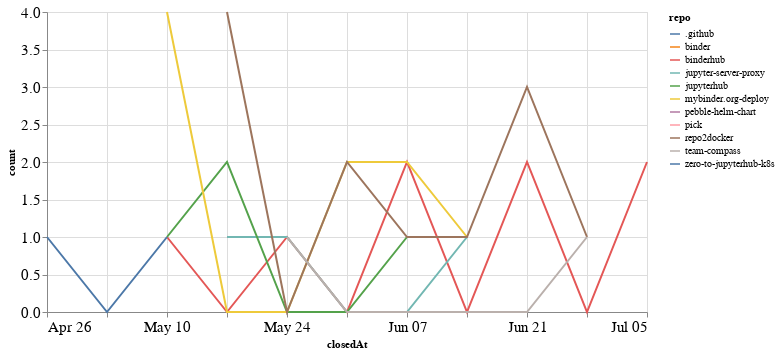

Notebook code cell kept with this figure:
### Code cell
closed_by_time = closed_by.groupby('repo').resample('W', on='closedAt').count()['author'].reset_index()
closed_by_time = closed_by_time.rename(columns={'author': 'count'})

alt.Chart(closed_by_time, width=600).mark_line().encode(
    x='closedAt',
    y='count',
    color='repo',
    tooltip="repo"
)

### Figure 1 — Vega-Lite specification as saved in the notebook (floating-point values rounded to 4 significant figures)
{"config": {"axisLeft": {"labelFontSize": 15}, "axisBottom": {"labelFontSize": 15}}, "data": {"name": "data-8a88c75026a147a54795eaca930c7ea7"}, "mark": "line", "encoding": {"color": {"type": "nominal", "field": "repo"}, "tooltip": {"type": "nominal", "field": "repo"}, "x": {"type": "temporal", "field": "closedAt"}, "y": {"type": "quantitative", "field": "count"}}, "width": 600, "$schema": "https://vega.github.io/schema/vega-lite/v4.8.1.json", "datasets": {"data-8a88c75026a147a54795eaca930c7ea7": [{"repo": ".github", "closedAt": "2020-05-24T00:00:00", "count": 1}, {"repo": "binder", "closedAt": "2020-06-21T00:00:00", "count": 1}, {"repo": "binderhub", "closedAt": "2020-05-10T00:00:00", "count": 1}, {"repo": "binderhub", "closedAt": "2020-05-17T00:00:00", "count": 0}, {"repo": "binderhub", "closedAt": "2020-05-24T00:00:00", "count": 1}, {"repo": "binderhub", "closedAt": "2020-05-31T00:00:00", "count": 0}, {"repo": "binderhub", "closedAt": "2020-06-07T00:00:00", "count": 2}, {"repo": "binderhub", "closedAt": "2020-06-14T00:00:00", "count": 0}, {"repo": "binderhub", "closedAt": "2020-06-21T00:00:00", "count": 2}, {"repo": "binderhub", "closedAt": "2020-06-28T00:00:00", "count": 0}, {"repo": "binderhub", "closedAt": "2020-07-05T00:00:00", "count": 2}, {"repo": "jupyter-server-proxy", "closedAt": "2020-05-17T00:00:00", "count": 1}, {"repo": "jupyter-server-proxy", "closedAt": "2020-05-24T00:00:00", "count": 1}, {"repo": "jupyter-server-proxy", "closedAt": "2020-05-31T00:00:00", "count": 0}, {"repo": "jupyter-server-proxy", "closedAt": "2020-06-07T00:00:00", "count": 0}, {"repo": "jupyter-server-proxy", "closedAt": "2020-06-14T00:00:00", "count": 1}, {"repo": "jupyterhub", "closedAt": "2020-05-10T00:00:00", "count": 1}, {"repo": "jupyterhub", "closedAt": "2020-05-17T00:00:00", "count": 2}, {"repo": "jupyterhub", "closedAt": "2020-05-24T00:00:00", "count": 0}, {"repo": "jupyterhub", "closedAt": "2020-05-31T00:00:00", "count": 0}, {"repo": "jupyterhub", "closedAt": "2020-06-07T00:00:00", "count": 1}, {"repo": "mybinder.org-deploy", "closedAt": "2020-05-10T00:00:00", "count": 4}, {"repo": "mybinder.org-deploy", "closedAt": "2020-05-17T00:00:00", "count": 0}, {"repo": "mybinder.org-deploy", "closedAt": "2020-05-24T00:00:00", "count": 0}, {"repo": "mybinder.org-deploy", "closedAt": "2020-05-31T00:00:00", "count": 2}, {"repo": "mybinder.org-deploy", "closedAt": "2020-06-07T00:00:00", "count": 2}, {"repo": "mybinder.org-deploy", "closedAt": "2020-06-14T00:00:00", "count": 1}, {"repo": "pebble-helm-chart", "closedAt": "2020-06-07T00:00:00", "count": 1}, {"repo": "pick", "closedAt": "2020-06-14T00:00:00", "count": 1}, {"repo": "repo2docker", "closedAt": "2020-05-17T00:00:00", "count": 4}, {"repo": "repo2docker", "closedAt": "2020-05-24T00:00:00", "count": 0}, {"repo": "repo2docker", "closedAt": "2020-05-31T00:00:00", "count": 2}, {"repo": "repo2docker", "closedAt": "2020-06-07T00:00:00", "count": 1}, {"repo": "repo2docker", "closedAt": "2020-06-14T00:00:00", "count": 1}, {"repo": "repo2docker", "closedAt": "2020-06-21T00:00:00", "count": 3}, {"repo": "repo2docker", "closedAt": "2020-06-28T00:00:00", "count": 1}, {"repo": "team-compass", "closedAt": "2020-05-24T00:00:00", "count": 1}, {"repo": "team-compass", "closedAt": "2020-05-31T00:00:00", "count": 0}, {"repo": "team-compass", "closedAt": "2020-06-07T00:00:00", "count": 0}, {"repo": "team-compass", "closedAt": "2020-06-14T00:00:00", "count": 0}, {"repo": "team-compass", "closedAt": "2020-06-21T00:00:00", "count": 0}, {"repo": "team-compass", "closedAt": "2020-06-28T00:00:00", "count": 1}, {"repo": "zero-to-jupyterhub-k8s", "closedAt": "2020-04-26T00:00:00", "count": 1}, {"repo": "zero-to-jupyterhub-k8s", "closedAt": "2020-05-03T00:00:00", "count": 0}, {"repo": "zero-to-jupyterhub-k8s", "closedAt": "2020-05-10T00:00:00", "count": 1}]}}
